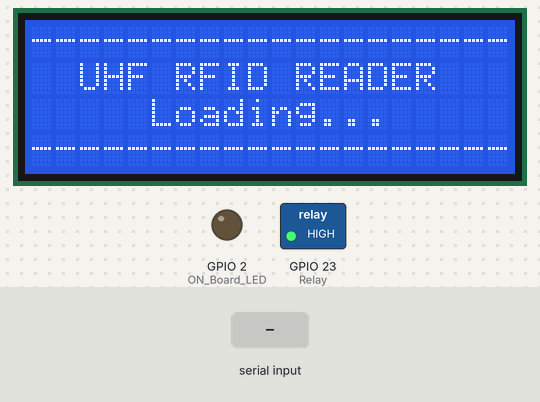
The sketch below on a simulated ESP8266 (NodeMCU). Shown: 20×4 character LCD, switched loads named in the sketch (green lamp = pin HIGH), output pins drawn as LEDs (lit = HIGH). The inputs (shaded band) are chosen by the test bench. WiFi joins after 1.5 s; servers stay silent unless stated.

Above: at 0.2 s.
At 2.8 s:
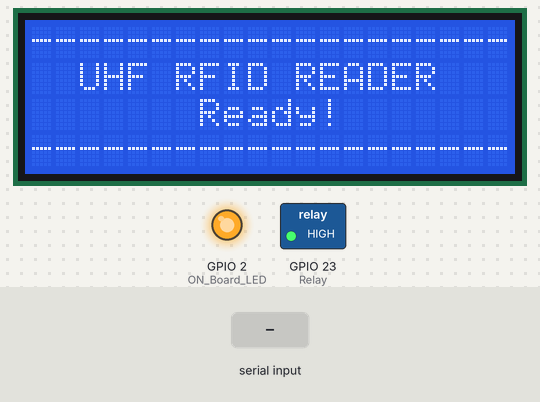
2.9 s: "/macros/echo?user\n" received over the second serial link
At 7.7 s:
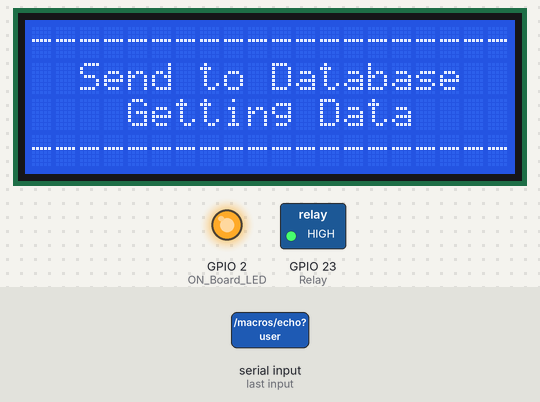
8.9 s: "Tidak terdaftar\n" received over the second serial link
Timing chart, 0 to 11.9 s (numbered marks = the images above; inputs shaded):
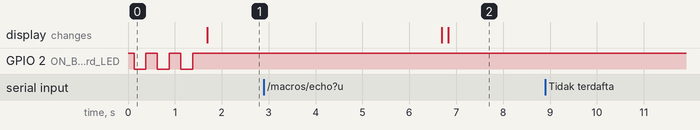

The sketch:

main.ino
```cpp
//#include <ESP8266WiFi.h>
#include <WiFiClientSecure.h>
WiFiClientSecure client;

#include <SoftwareSerial.h>
SoftwareSerial nilai(18, 19);

#include <Wire.h>
#include <LiquidCrystal_I2C.h>
LiquidCrystal_I2C lcd(0x27, 20, 4);

#define ON_Board_LED 2
#define Relay 23

const char* ssid = "YOURSSID";
const char* password = "YOURPASSWORD";

const char* host = "script.google.com";
const int httpsPort = 443;
const String location = "Kontrakan";

String GAS_ID =  "YOUR_APPSCIRPT_GASID";

uint64_t openGateMillis = 0;
unsigned long previousMillis = 0;
unsigned long interval = 30000;

void fromGoogle();
void closeGate();
void openGate();

byte getTID[] = {'\n', 'R', '2', ',', '0', ',', '6', '\r'};    // 12byte
byte getEPC[] = {'\n', 'R', '1', ',', '2', ',', '6', '\r'};    // 12byte

#define RXD2 16
#define TXD2 17

void setup() {
  Serial.begin(9600);
  nilai.begin(38400);

  pinMode(ON_Board_LED, OUTPUT);
  pinMode(Relay, OUTPUT);
  digitalWrite(ON_Board_LED, HIGH);
  digitalWrite(Relay, HIGH);

  Wire.begin(21, 22);
  lcd.begin();
  lcd.setCursor(0, 0);
  lcd.print("--------------------");
  lcd.setCursor(2, 1);
  lcd.print("UHF RFID READER ");
  lcd.setCursor(5, 2);
  lcd.print("Loading...");
  lcd.setCursor(0, 3);
  lcd.print("--------------------");

  WiFi.begin(ssid, password);
  while (WiFi.status() != WL_CONNECTED) {
    digitalWrite(ON_Board_LED, LOW);
    delay(250);
    digitalWrite(ON_Board_LED, HIGH);
    delay(250);
  }
  digitalWrite(ON_Board_LED, HIGH);
  client.setInsecure();
}

void loop() {
  unsigned long currentMillis = millis();
  if ((WiFi.status() != WL_CONNECTED) && (currentMillis - previousMillis >= interval)) {
    WiFi.disconnect();
    WiFi.reconnect();
    previousMillis = currentMillis;
  }

  if (openGateMillis > 0 && openGateMillis < millis()) {
    //    servoPintu.write(0);
    //    if (servoPintu.read()) {
    //      millis() + 1000;
    closeGate();
  }


  lcd.setCursor(0, 0);
  lcd.print("--------------------");
  lcd.setCursor(2, 1);
  lcd.print("UHF RFID READER ");
  lcd.setCursor(5, 2);
  lcd.print("  Ready!   ");
  lcd.setCursor(0, 3);
  lcd.print("--------------------");

  nilai.write(getEPC, sizeof(getEPC));
  String rfidData;
  while (nilai.available()) {
    char in = nilai.read();
    rfidData += in;

  }
  if (rfidData.length() > 10) {
    rfidData.remove(0, 1);
    rfidData.toUpperCase();
    if (rfidData.substring(0, 1) == "R") {
      rfidData.remove(0, 1);
    }
    //Serial.println(rfidData);
    lcd.setCursor(0, 0);
    lcd.print("--------------------");
    lcd.setCursor(2, 1);
    lcd.print("Send to Database");
    lcd.setCursor(4, 2);
    lcd.print("Getting Data");
    lcd.setCursor(0, 3);
    lcd.print("--------------------");
    String getData = sendData("uid=" + rfidData + "&id=" + location, NULL);
    fromGoogle(getData);
  } else {
    //Serial.println();
  }
  delay(5000);
  lcd.clear();

}
```

a_sendData.ino
```cpp
String sendData(String parameter, char* domain) {
  //client.setNoDelay(true);
  bool needRedir = false;
  if (domain == NULL) {
    domain = (char*)host;
    needRedir = true;
    parameter = "https://script.google.com/macros/s/" + GAS_ID + "/exec?" + parameter;
  }

  String result = "";
  client.setInsecure();
  client.print(String("GET ") + parameter + " HTTP/1.1\r\n" +
               "Host: " + domain + "\r\n" +
               "User-Agent: BuildFailureDetectorESP8266\r\n" +
               "Connection: close\r\n\r\n");

  if (!client.connect(host, httpsPort)) {
    return "";
  }
  while (client.connected()) {
    String line = client.readStringUntil('\n');
    if (needRedir) {
      int ind = line.indexOf("/macros/echo?user");
      if (ind > 0) {
        line = line.substring(ind);
        ind = line.lastIndexOf("\r");
        line = line.substring(0, ind);
        result = line;
      }
    }

    if (line == "\r") {
      break;
    }
  }
  while (client.available()) {
    String line = client.readStringUntil('\n');
    if (!needRedir)
      if (line.length() > 5)
        result = line;
  }
  if (needRedir)
    return sendData(result, "script.googleusercontent.com");
  else return result;
}
```

b_fromGoogle.ino
```cpp
void fromGoogle(String data) {
  int ind = data.indexOf(":");
  String access = data.substring(0, ind);
  int nextInd = data.indexOf(":", ind + 1);
  String name = data.substring(ind + 1, nextInd);
  String text = data.substring(nextInd + 1, data.length());

  if (access == "Tidak terdaftar") {
    //mp3_play(2);
    lcd.clear();
    lcd.setCursor(0, 0);
    lcd.print(String("Name: ") + name);

    lcd.setCursor(0, 1);
    lcd.print(String("APD: ") + text);
  }
  else if (access == "Terdaftar") {
    //mp3_play(1);
    openGate();
    lcd.clear();
    lcd.setCursor(0, 0);
    lcd.print(String("Name: ") + name);

    lcd.setCursor(0, 1);
    lcd.print(String("APD: ") + text);
  }
}
```

c_closeGate.ino
```cpp
void closeGate(){
  openGateMillis = 0;
  digitalWrite(Relay, HIGH);
}
```

d_openGate.ino
```cpp
void openGate() {
  openGateMillis = millis() + 5000;
  digitalWrite(Relay, LOW);
  //servoPintu.write(90);
}
```
